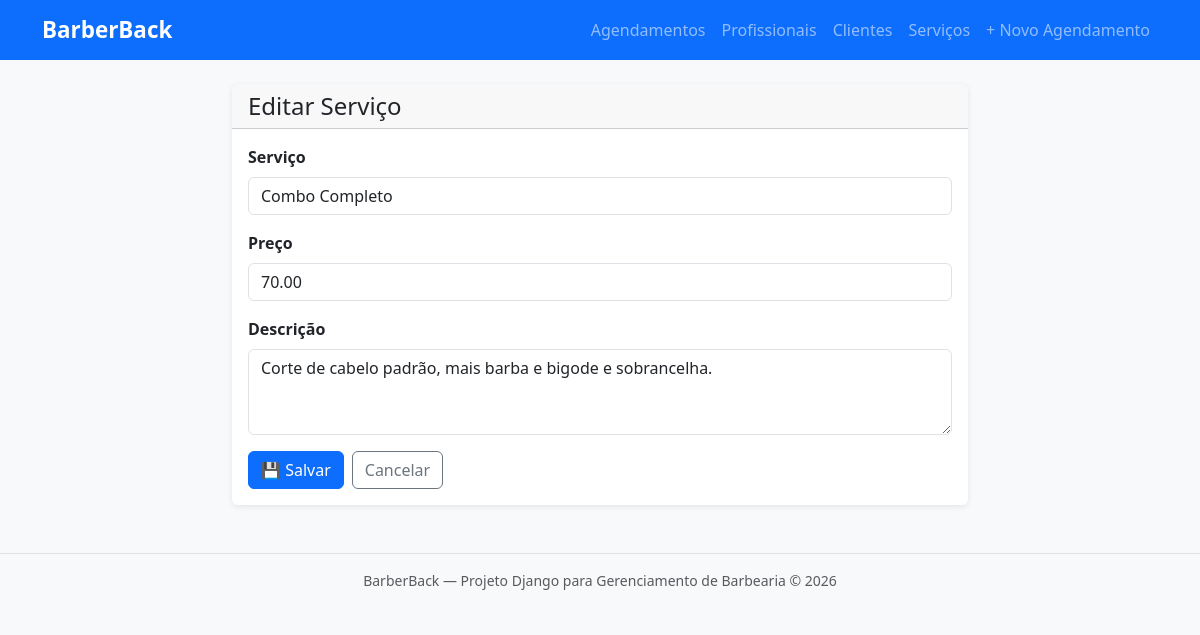
/servicos/1/editar/, run on the app's committed database.
### barbearia/models.py (models this page shows, shortened)
class Servico(models.Model):
    nome = models.CharField(
        max_length=100,
        verbose_name='Nome do serviço'
    )
    preco = models.DecimalField(
        max_digits=8,
        decimal_places=2,
        verbose_name='Preço do serviço'
    )
    descricao = models.TextField(
        blank=True,
        verbose_name='Descrição do serviço'
    )
    class Meta:
        verbose_name = 'Serviço'
        verbose_name_plural = 'Serviços'
        ordering = ['nome']

### barbearia/views.py (the view)
# urls.py: path('servicos/<int:pk>/editar/', views.servico_editar, name='servico_editar'),
def servico_editar(request, pk):
    servico = get_object_or_404(Servico, pk=pk)
    if request.method == 'POST':
        form = ServicoForm(request.POST, instance=servico)
        if form.is_valid():
            form.save()
            messages.success(request, f'Serviço "{servico.nome}" atualizado!')
            return redirect('servico_detalhe', pk=servico.pk)
    else:
        form = ServicoForm(instance=servico)
    context = {
        'form': form,
        'acao': 'Editar',
        'servico': servico,
    }
    return render(request, 'barbearia/servico/servico_form.html', context)

### barbearia/forms.py
class ServicoForm(forms.ModelForm):
    class Meta:
        model = Servico
        fields = ['nome', 'preco', 'descricao']
        widgets = {
            'nome': forms.TextInput(attrs={'class': 'form-control', 'placeholder': 'Nome do serviço'}),
            'preco': forms.NumberInput(attrs={'class': 'form-control', 'placeholder': 'Preço do serviço'}),
            'descricao': forms.Textarea(attrs={'class': 'form-control', 'placeholder': 'Descrição do serviço', 'rows': 3}),
        }

### barbearia/templates/barbearia/servico/servico_form.html (shortened to what this page needs)
{% extends "barbearia/base.html" %}
{% block conteudo %}
<div class="row justify-content-center">
    <div class="col-lg-8">
        <div class="card">
            <div class="card-header">
                <h2 class="h4 mb-0">{{ acao }} Serviço</h2>
            </div>
            <div class="card-body">
                <form method="post">
                    <div class="mb-3">
                        <label for="{{ form.cliente.id_for_label }}" class="form-label fw-bold">
                            Serviço
                        </label>
                        {{ form.nome }}
                    </div>
                    {% if form.preco %}
                    <div class="mb-3">
                        <label for="{{ form.profissional.id_for_label }}" class="form-label fw-bold">
                            Preço
                        </label>
                        {{ form.preco }}
                    </div>
                    {% endif %}
                    {% if form.descricao %}
                    <div class="mb-3">
                        <label for="{{ form.descricao.id_for_label }}" class="form-label fw-bold">
                            Descrição
                        </label>
                        {{ form.descricao }}
                    </div>
                    {% endif %}
                    <div class="d-flex gap-2">
                        <button type="submit" class="btn btn-primary">💾 Salvar</button>
                        {% if servico %}
                            <a href="{% url 'servico_detalhe' servico.pk %}" class="btn btn-outline-secondary">Cancelar</a>
                        {% else %}
                            <a href="{% url 'servico_lista' %}" class="btn btn-outline-secondary">Cancelar</a>
                        {% endif %}
                    </div>
                </form>
            </div>
        </div>
    </div>
</div>
{% endblock %}

### barbearia/templates/barbearia/base.html (style rules this page uses)
body { background-color: #f8f9fa; }
.card { box-shadow: 0 2px 6px rgba(0,0,0,0.08); border: none; }

### data on the page
Servico: nome "Combo Completo", preco "70.00", descricao "Corte de cabelo padrão, mais barba e bigode e sobrancelha."

### other printed values
{{ acao }} "Editar"
